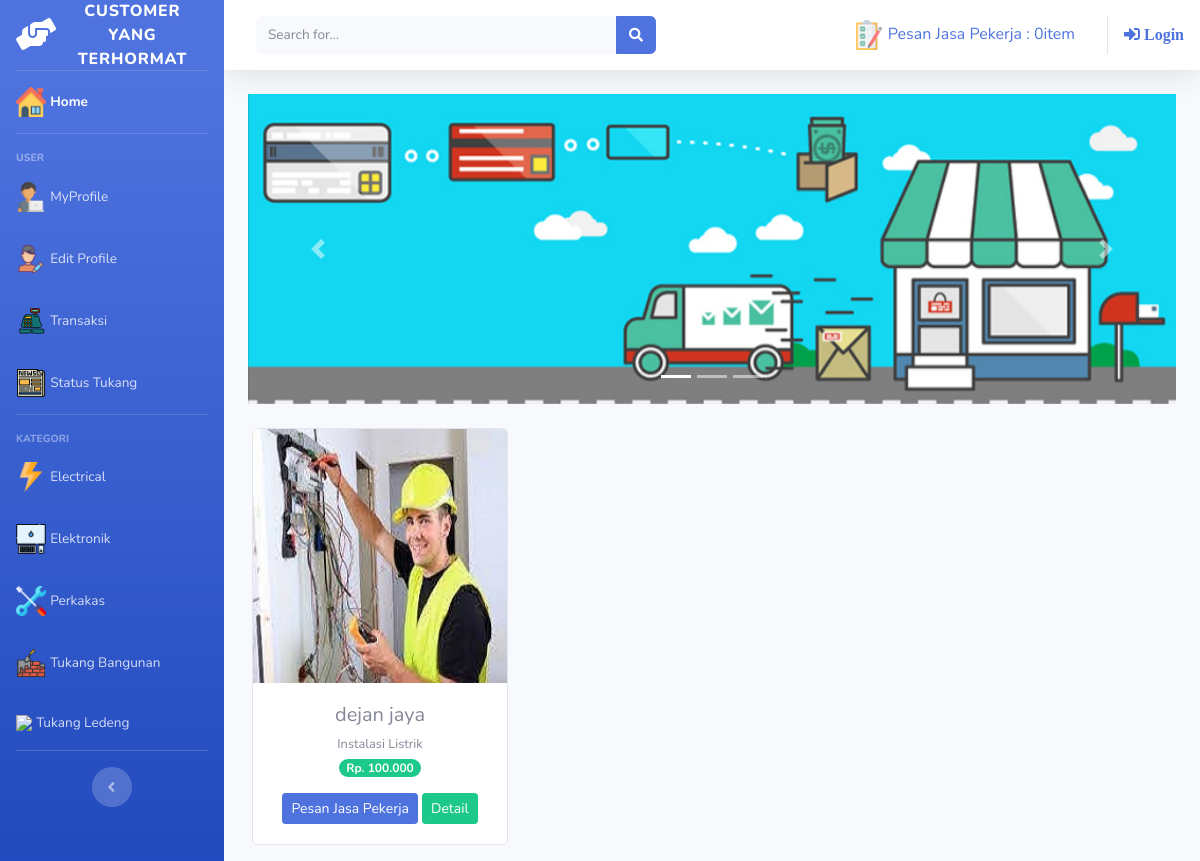
Screenshot of /index.php/kategori/electrical with the database file from the repository.
### tables this page shows
CREATE TABLE `tb_jasa` (
  `id_tkg` int(11) NOT NULL,
  `nama_tkg` varchar(60) NOT NULL,
  `tempat_tgl_lahir` varchar(128) NOT NULL,
  `alamat` varchar(225) DEFAULT NULL,
  `no_telp` varchar(13) DEFAULT NULL,
  `agama` varchar(15) DEFAULT NULL,
  `jk` enum('L','P') DEFAULT NULL,
  `pendidikan` varchar(15) DEFAULT NULL,
  `umur` int(3) NOT NULL,
  `keahlian` varchar(60) NOT NULL,
  `kategori` varchar(60) NOT NULL,
  `harga_tkg` int(11) NOT NULL,
  `gambar` text NOT NULL,
  `no_ktp` text DEFAULT NULL,
  `email` varchar(128) DEFAULT NULL,
  `status` varchar(50) NOT NULL
);

### application/controllers/kategori.php (called while the page is built, shortened)
<?php
class Kategori extends CI_Controller
{
	public function electrical()
	{
		$data['electrical'] = $this->model_kategori->data_electrical()->result();
		$this->load->view('templates/header');
		$this->load->view('templates/sidebar');
		$this->load->view('electrical', $data);
		$this->load->view('templates/footer');
	}
}

### index.php (called while the page is built, shortened)
<?php
require_once BASEPATH.'core/CodeIgniter.php';

### application/models/model_kategori.php (called while the page is built, shortened)
<?php
class Model_kategori extends CI_Model
{
	public function data_electrical()
	{
		return $this->db->get_where("tb_jasa", array('kategori' => 'Electrical'));
	}
}

### application/views/electrical.php (the view, shortened to what this page needs)
<div class="container-fluid">
    <div id="carouselExampleIndicators" class="carousel slide" data-ride="carousel">
        <ol class="carousel-indicators">
            <li data-target="#carouselExampleIndicators" data-slide-to="0" class="active"></li>
            <li data-target="#carouselExampleIndicators" data-slide-to="1"></li>
            <li data-target="#carouselExampleIndicators" data-slide-to="2"></li>
        </ol>
        <div class="carousel-inner">
            <div class="carousel-item active">
                <img src="<?php echo base_url('assets\img\slider1.jpg') ?>" class="d-block w-100" alt="...">
            </div>
        </div>
        <a class="carousel-control-prev" href="#carouselExampleIndicators" role="button" data-slide="prev">
            <span class="carousel-control-prev-icon" aria-hidden="true"></span>
        </a>
        <a class="carousel-control-next" href="#carouselExampleIndicators" role="button" data-slide="next">
            <span class="carousel-control-next-icon" aria-hidden="true"></span>
        </a>
    </div>
    <div class="row text-center mt-4">
        <?php foreach ($electrical as $js) : ?>
            <div class="card ml-3 mb-3" style="width: 16rem;">
                <img src="<?php echo base_url() . '/uploads/' . $js->gambar ?>" class="card-img-top" alt="...">
                <div class="card-body">
                    <h5 class="card-title mb-1"><?php echo $js->nama_tkg ?></h5>
                    <small><?php echo $js->keahlian ?></small><br>
                    <span class="badge badge-pill badge-success mb-3">Rp. <?php echo number_format($js->harga_tkg, 0, ',', '.') ?></span>
                    <?php echo anchor('dashboard/tambah_ke_pesan/' . $js->id_tkg, '<div class="btn btn-primary btn-sm">Pesan Jasa Pekerja</div>') ?>
                    <?php echo anchor('dashboard/detailnya/' . $js->id_tkg, '<div class="btn btn-success btn-sm">Detail</div>')  ?>
                </div>
            </div>
        <?php endforeach; ?>
    </div>
</div>

### rows the page displays
tb_jasa: gambar (picture), nama_tkg "dejan jaya", keahlian "Instalasi Listrik", harga_tkg "100.000", id_tkg "Pesan Jasa Pekerja", id_tkg "Detail"

### other values shown
anchor('dashboard/detail_pesan', $keranjang) "Pesan Jasa Pekerja : 0item"
anchor('auth/login', '<i class="fas fa-sign-in-alt"> Login </i>') "Login"
